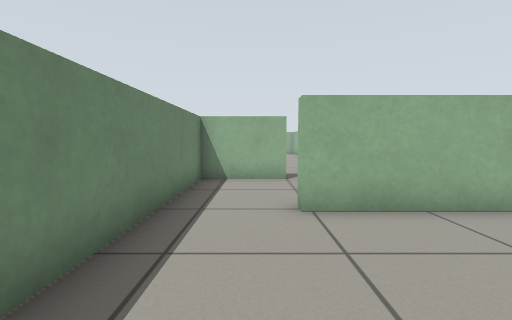
View 1 (above)

21 first-person views from a walk through a robot-simulator world made for Gazebo. The camera is 0.62 m above the floor, tilts 4° down and sees 85° across. The floor is counted in squares, 0.5 m on a side. Each view is taken from the middle of a square. On the plan, view 1 faces up. The plan holds only what a view shows up to about 13 squares ahead; the rest is blank. The place goes on beyond the plan.

View 2
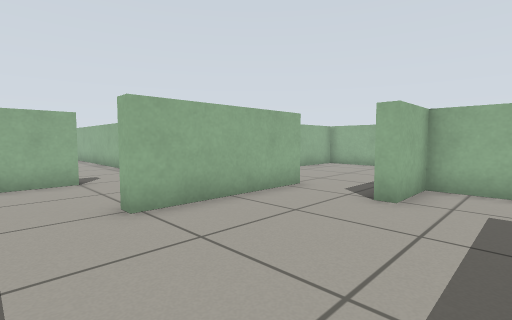

View 3
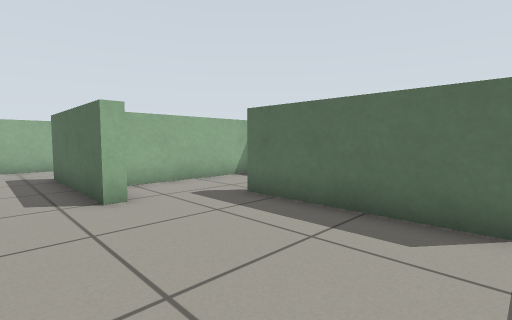

View 4
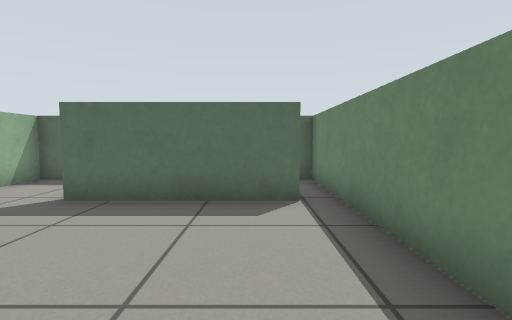

View 5
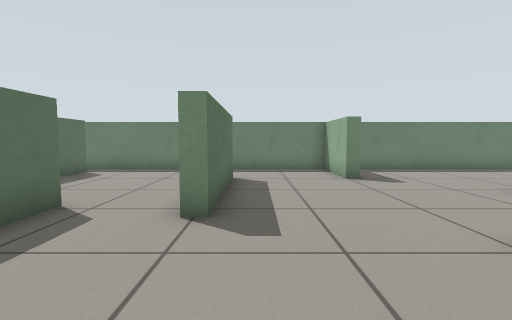

View 6
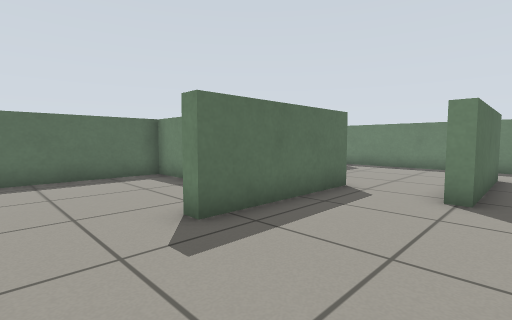

View 7
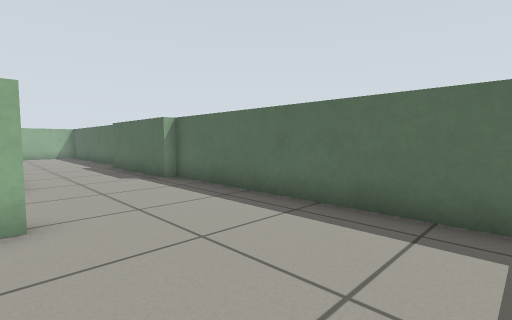

View 8
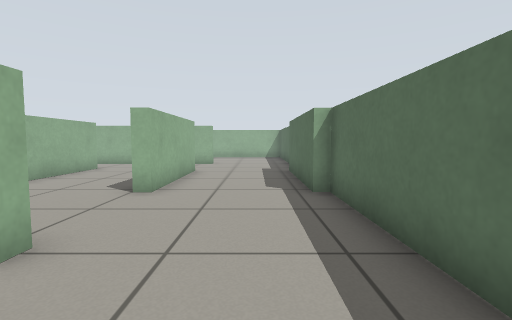

View 9
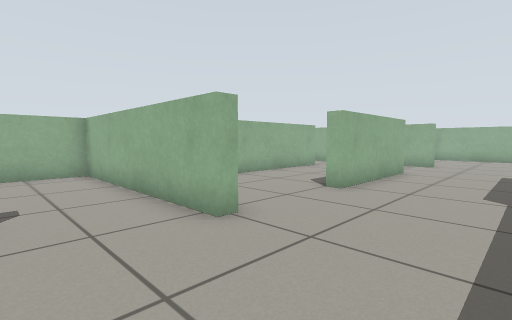

View 10
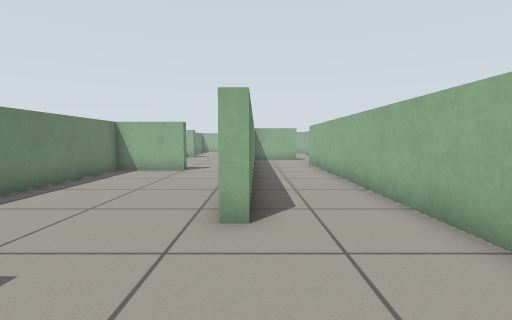

View 11
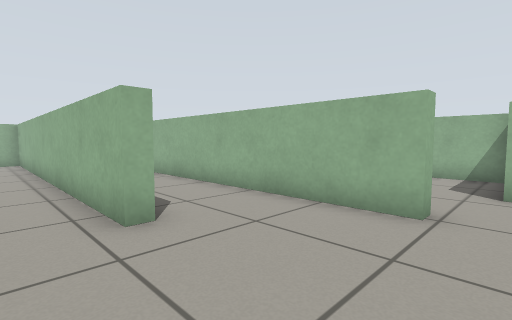

View 12
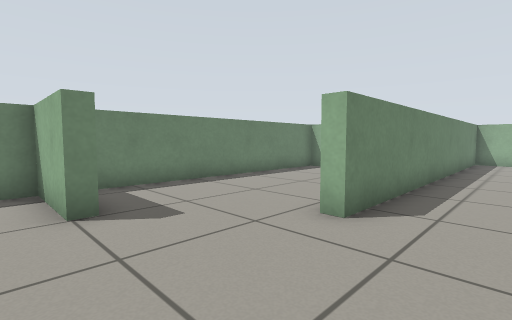

View 13
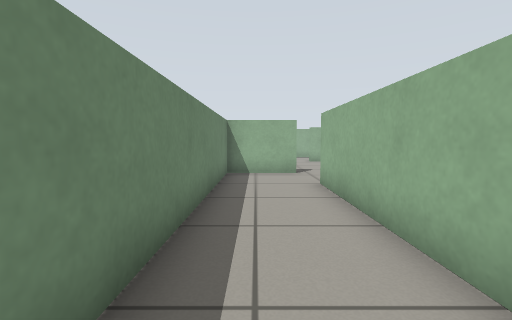

View 14
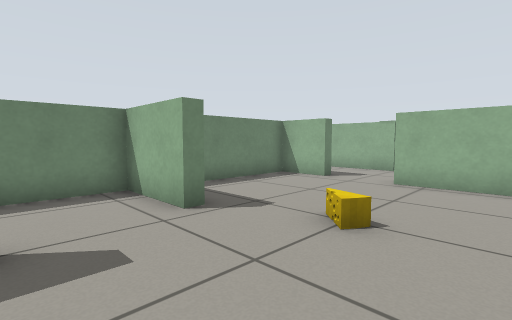

View 15
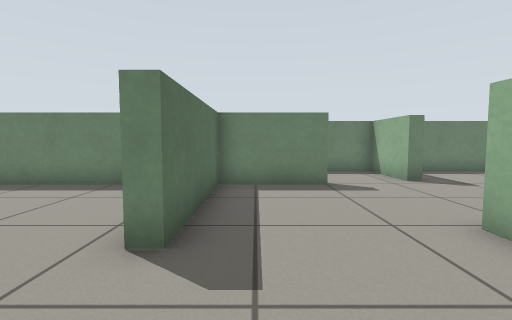

View 16
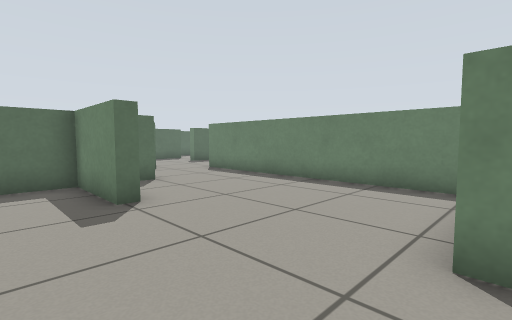

View 17
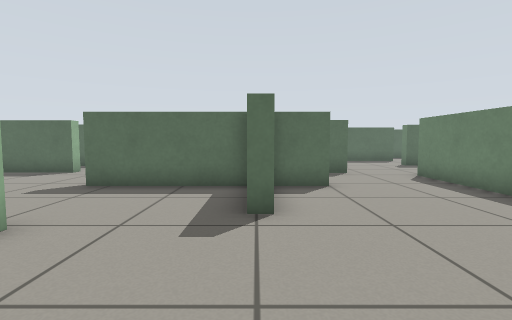

View 18
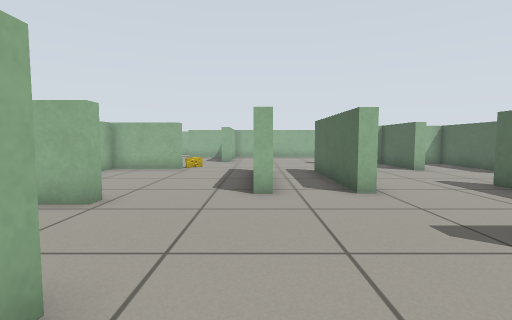

View 19
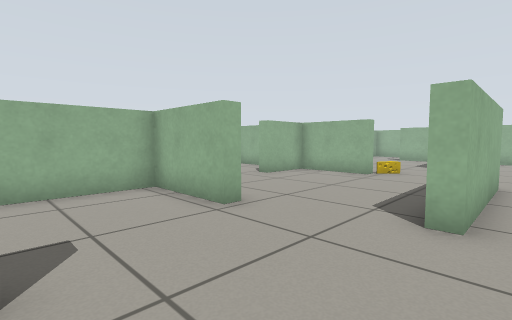

View 20
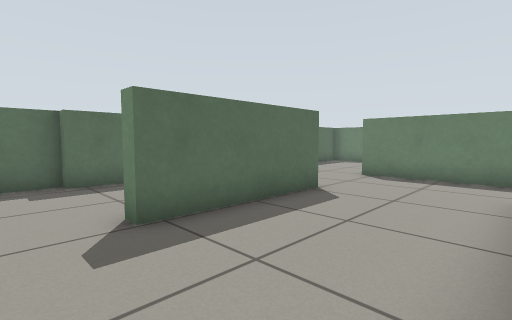

View 21
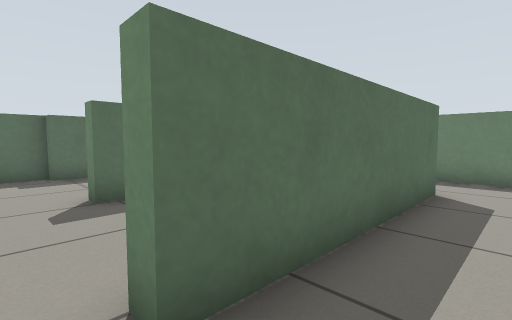

### Floor plan
Points are (right, up) in squares from view 1. A wall is a line through its corners. A room is listed if a view was taken in it or the views show most of it. See-through windows are left out.
Room 1 (views 1, 2, 3)
walls: (-1, -0.6) (4, -0.6); (4.4, 4.8) (0.8, 4.8); (6, -3.8) (6.8, -3.8) (6.8, 1.9) (4.8, 1.9) (4.8, 2.3); (-1.8, 4.4) (-1.8, -3.8)
ways out: opening at (-0.5, 5) to room 2; opening at (5, 3.5) to room 2; gap at (-1, -1)
Room 2 (views 4, 5, 6, 7, 8, 9, 10, 11, 12)
walls: (13.1, 4.6) (13.1, 0.6) (12.7, 0.6) (12.7, 8) (10.4, 8); (6.8, 9.2) (6.8, 10.4); (4.8, 2.3) (9.6, 2.3) (9.6, 1.9); (7.3, -2) (7.3, -3.8) (16.6, -3.8) (16.6, -3.4) (21.4, -3.4) (21.4, -3.8) (22.8, -3.8); (0.8, 4.8) (0.8, 5.2) (5.6, 5.2) (5.6, 4.8) (4.4, 4.8); (16.6, 0.9) (21.4, 0.9) (21.4, 0.6) (16.6, 0.6) (16.6, 0.9); (3.9, 12.1) (3.5, 12.1) (3.5, 20.5); (1, 9.5) (1, 8.9) (-1.8, 8.9) (-1.8, 4.4); (22.3, 5) (17, 5); (1, 20.1) (1, 19.5) (-1.8, 19.5) (-1.8, 10.1)
ways out: opening at (-0.5, 5) to room 1; opening at (5, 3.5) to room 1; opening at (7, 10) to room 3; opening at (23, 5) to room 3; opening at (2, 20); opening at (14.5, 5)
Room 3 (views 13, 14, 15, 16, 17, 18, 19, 20, 21)
walls: (12.6, 14.4) (13.1, 14.4) (13.1, 11.5) (17.6, 11.5); (15.9, 21.2) (15.4, 21.2) (15.4, 24.2) (11.1, 24.2); (16.4, 15.1) (16.4, 15.6) (21.2, 15.6); (7.3, 18.9) (7.3, 9.2) (6.8, 9.2); (11, 11.5) (12.5, 11.5); (7.3, 23) (7.3, 20) (11.9, 20) (11.9, 19.5) (11.5, 19.5); (21.2, 17.6) (16.4, 17.6) (16.4, 18.1); (12.7, 8.5) (12.7, 10.5); (6.8, 10.4) (6.8, 23); (22.5, 21.2) (22.1, 21.2) (22.1, 24.2) (19.9, 24.2) (19.9, 24.8); (9.5, 8.3) (10.2, 8.3); (6.5, 26.1) (6.5, 25.6) (3.9, 25.6) (3.9, 12.1); (21.6, 10.9) (21.6, 11.5) (23, 11.5); (19.9, 7.8) (19.9, 8.3) (23.1, 8.3); (15.6, 5.4) (22.3, 5.4) (22.3, 5); (10.8, 31.3) (8.1, 31.3); (3.9, 31.5) (3.9, 27.6)
ways out: opening at (7, 10) to room 2; opening at (23, 5) to room 2; opening at (16, 6.5); opening at (18.5, 24.5)
objects: other object (9, 27); other object (23, 21)

Where each view was taken, in squares from view 1:
view 1: 0 up, 0 right, facing up
view 2: 0 up, 1 left, facing up-right
view 3: 4 up, 1 left, facing down-right
view 4: 5 up, 0 right, facing down
view 5: 6 up, 10 right, facing left
view 6: 6 up, 12 right, facing down-left
view 7: 1 up, 8 right, facing down-right
view 8: 2 down, 10 right, facing right
view 9: 3 down, 10 right, facing up-right
view 10: 8 up, 4 right, facing up
view 11: 8 up, 2 right, facing up-right
view 12: 8 up, 6 right, facing up-left
view 13: 15 up, 5 right, facing up
view 14: 23 up, 11 right, facing up-left
view 15: 21 up, 15 right, facing left
view 16: 20 up, 15 right, facing down-left
view 17: 19 up, 13 right, facing down
view 18: 18 up, 10 right, facing right
view 19: 17 up, 12 right, facing up-right
view 20: 5 up, 23 right, facing down-left
view 21: 7 up, 23 right, facing down-left
